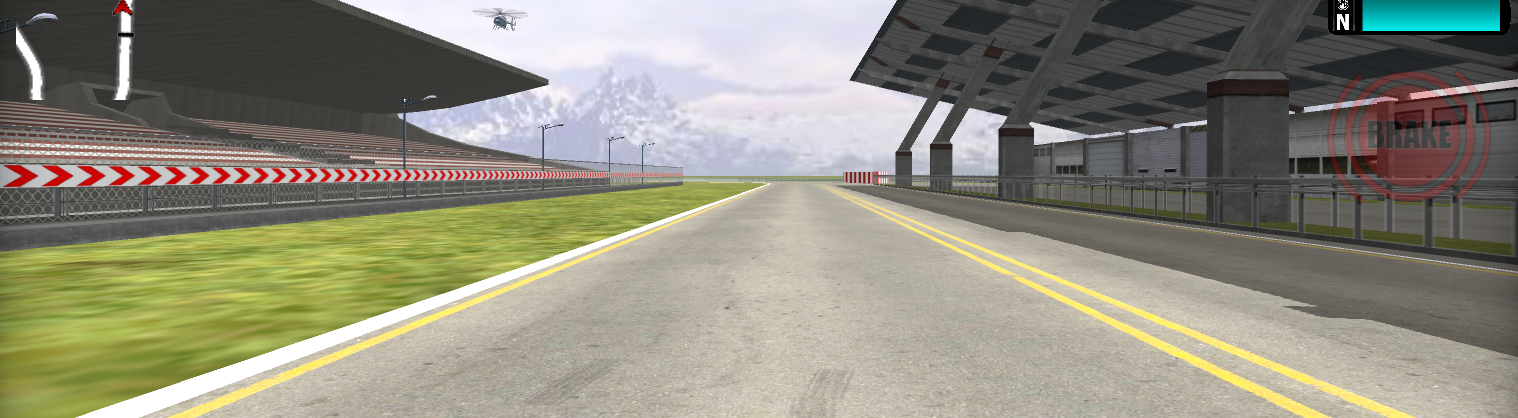
#> input picture Some basics/image/lane.png, 1518 x 418 px
$ jupyter execute 'Color and Gradient.ipynb'   (older library calls are emulated)
#> lines starting #> are read from the running program, lines starting #| are printed output that depends on the picture
[cell 1]
import numpy as np
import cv2
import matplotlib.pyplot as plt

[cell 2]
img = cv2.imread("image/lane.png")
#> img is the input picture: shape (418, 1518, 3); mean B, G, R 124.2, 140, 142.3
gray= cv2.cvtColor(img,cv2.COLOR_BGR2GRAY)
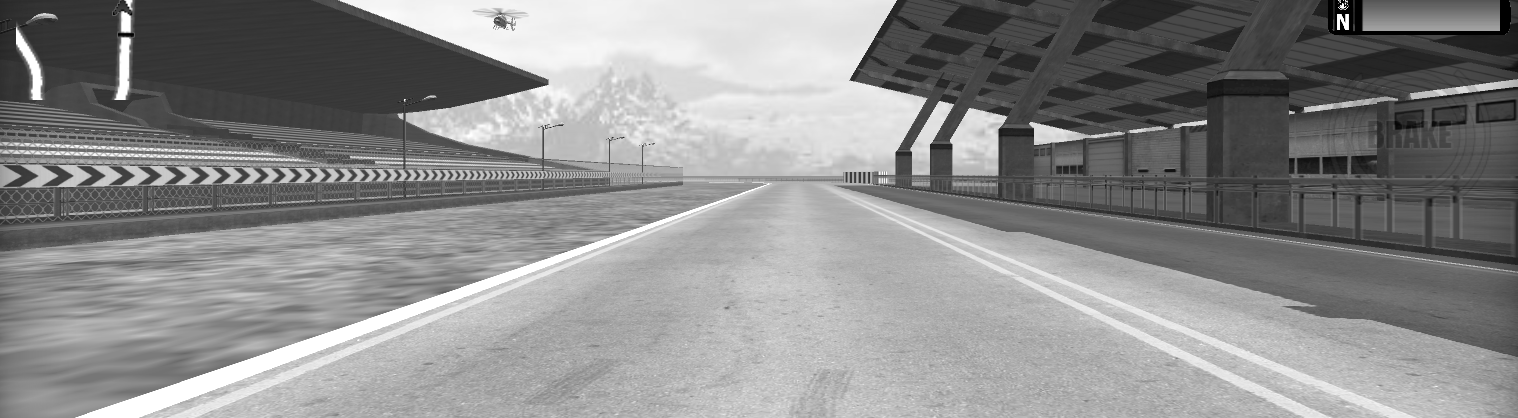
#> gray: shape (418, 1518); min 0, max 255, mean 138.9
hls =  cv2.cvtColor(img,cv2.COLOR_BGR2HLS)
#> hls: shape (418, 1518, 3); mean of channels 0, 1, 2 44.6, 133.9, 45.4

[cell 3]
plt.imshow(gray,cmap="gray")

[cell 4]
plt.imshow(hls)

[cell 5]
#sobelx
sobelx = cv2.Sobel(gray,cv2.CV_64F,1,0)
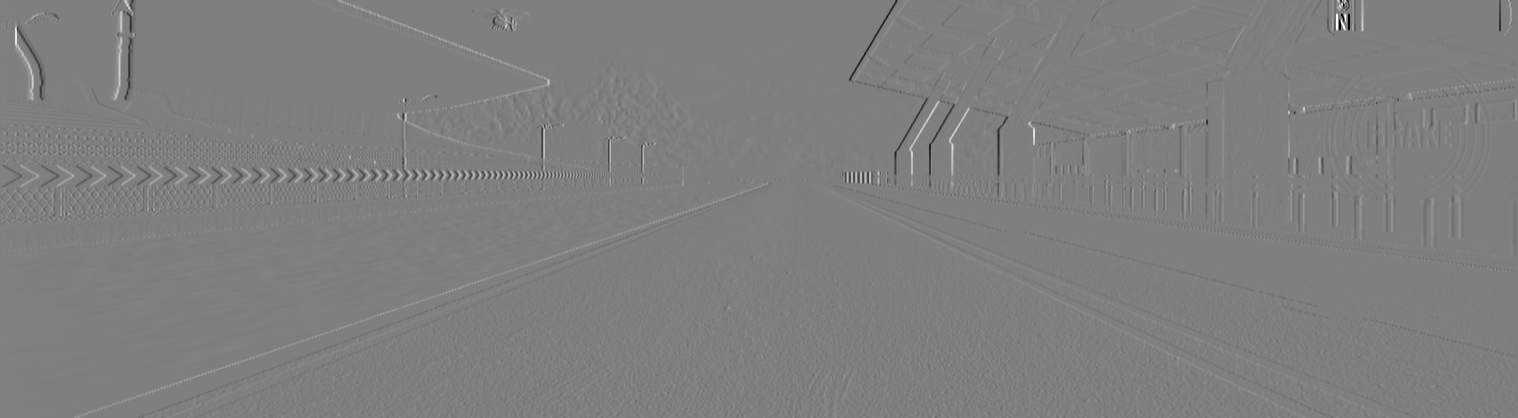
#> sobelx: shape (418, 1518) float64; min -1020, max 1020, mean -0.1; drawn with min black and max white
abs_sobelx = np.absolute(sobelx)
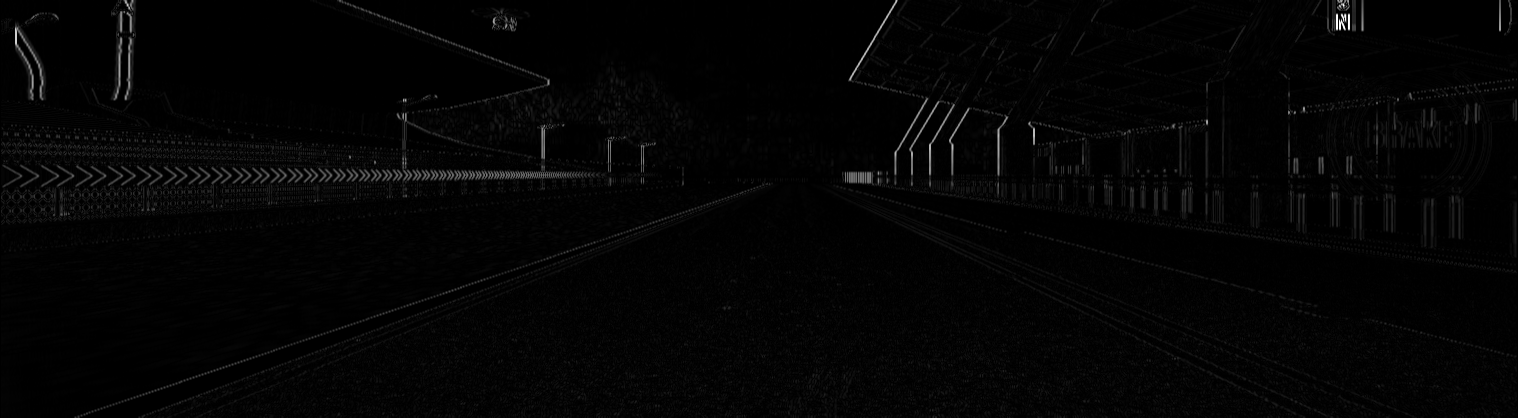
#> abs_sobelx: shape (418, 1518) float64; min 0, max 1020, mean 18; drawn with min black and max white
scaled_sobel = np.uint8(255*abs_sobelx/np.max(abs_sobelx))

[cell 6]
thresh = (20,100)
sxbinary = np.zeros_like(scaled_sobel)
sxbinary[(scaled_sobel  > thresh[0]) & (scaled_sobel <= thresh[1])] = 1

[cell 7]
plt.imshow(sxbinary,cmap="gray")
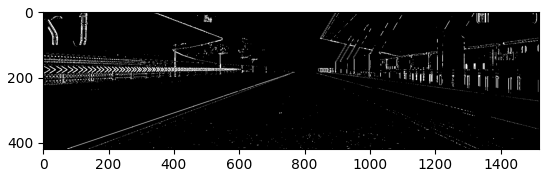
#> figure drawn by matplotlib, 1 panel

[cell 8]
s_channel = hls[:,:,2]
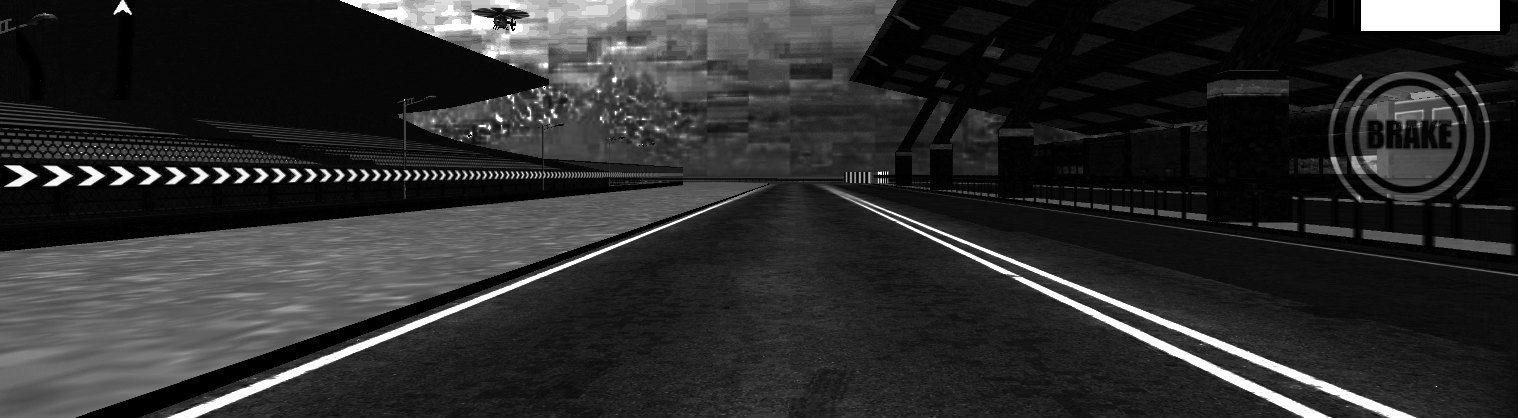
#> s_channel: shape (418, 1518); min 0, max 255, mean 45.4
s_thresh_min = 170
s_thresh_max = 255
s_binary = np.zeros_like(s_channel)
s_binary[(s_channel >= s_thresh_min) & (s_channel <= s_thresh_max)] = 1

[cell 9]
plt.imshow(s_binary,cmap="gray")
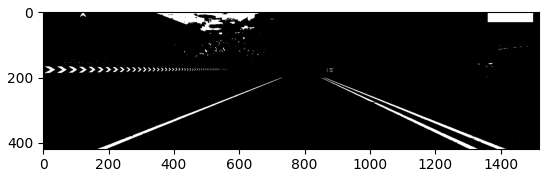
#> figure drawn by matplotlib, 1 panel

[cell 10]
color_binary = np.dstack(( np.zeros_like(sxbinary), sxbinary, s_binary)) * 255
plt.imshow(color_binary,cmap="gray")
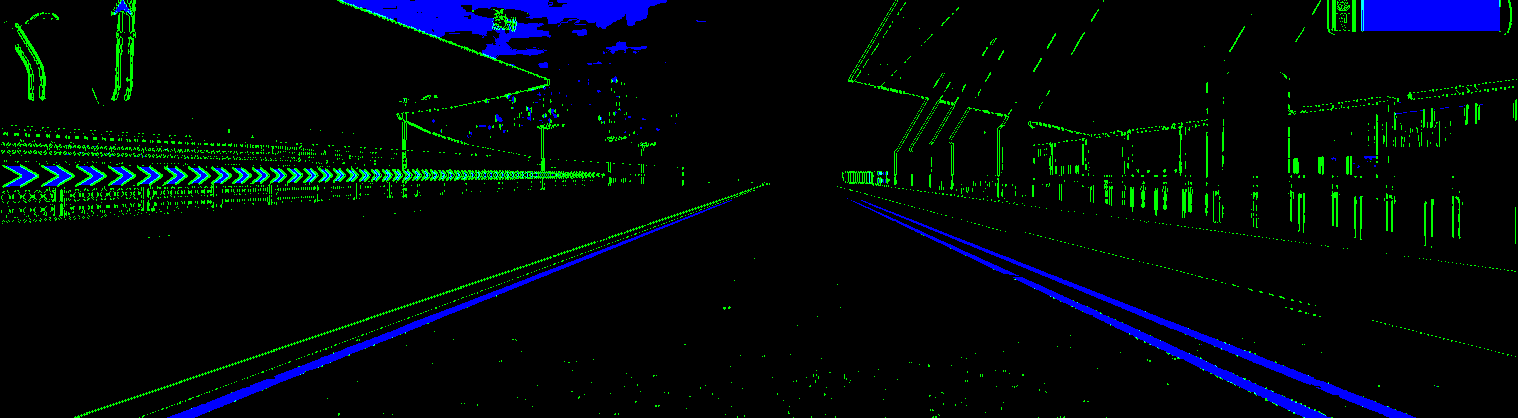
#> shown: shape (418, 1518, 3); mean R, G, B 0, 8.4, 10

[cell 11]
src = np.float32([[880,190],[1450,415],[60,415],[700,190]])
dst = np.float32([[1300,0],[1300,415],[200,415],[200,0]])
img_size = (img.shape[1],img.shape[0])
#> img_size = (1518, 418)
m = cv2.getPerspectiveTransform(src,dst)
hls_per = cv2.warpPerspective(hls,m,img_size,flags=cv2.INTER_LINEAR)
#> hls_per: shape (418, 1518, 3); mean of channels 0, 1, 2 23.2, 154.5, 51.7
plt.imshow(hls_per,cmap="gray")

[cell 12]
fig,ax = plt.subplots(3)
for i in range(3):
    ax[i].imshow(hls_per[:,:,i],cmap="gray")
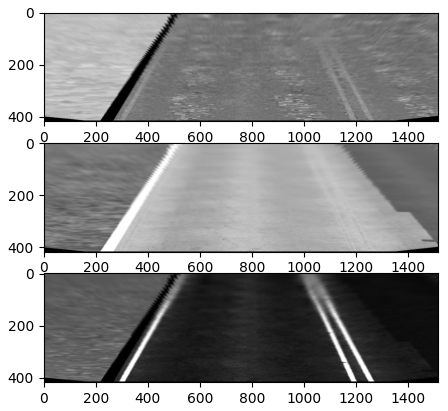
#> figure drawn by matplotlib, 3 panels

$ run again, with Some basics/image/img.jpg saved as Some basics/image/lane.png
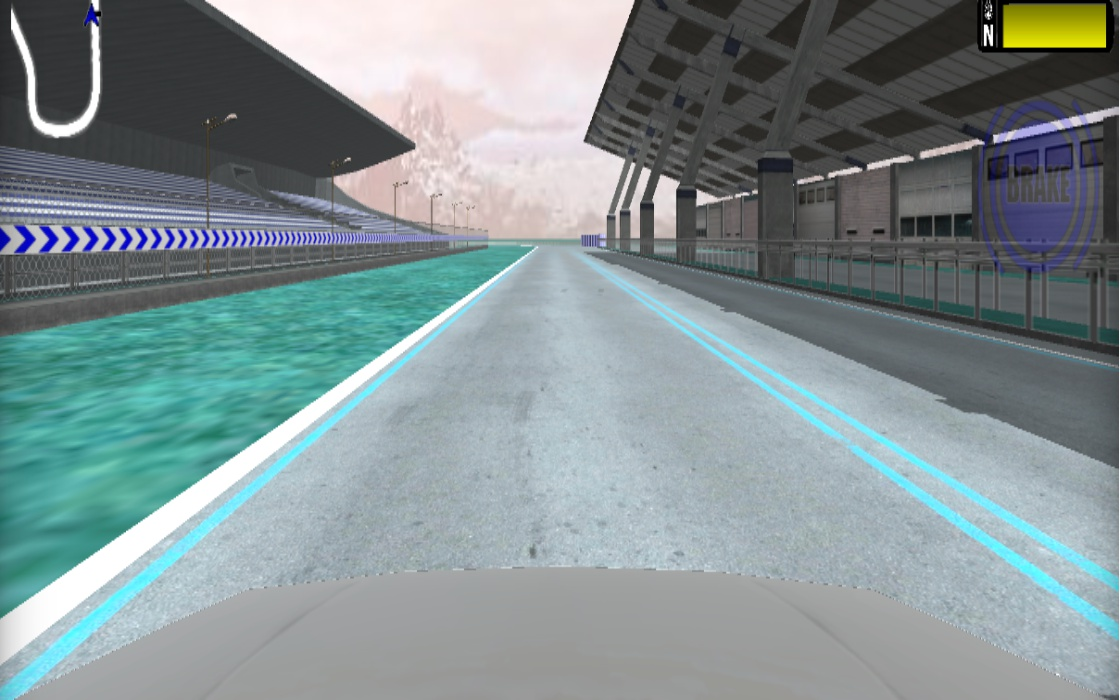
#> input picture Some basics/image/img.jpg, 1120 x 700 px
#> img is the input picture: shape (700, 1120, 3); mean B, G, R 146.8, 144.8, 130.1
#> hls: shape (700, 1120, 3); mean of channels 0, 1, 2 81.7, 139.1, 42.5
#> `[cell 10] color_binary = np.dstack(( np.zeros_like(sxbinary), sxbinary..`:
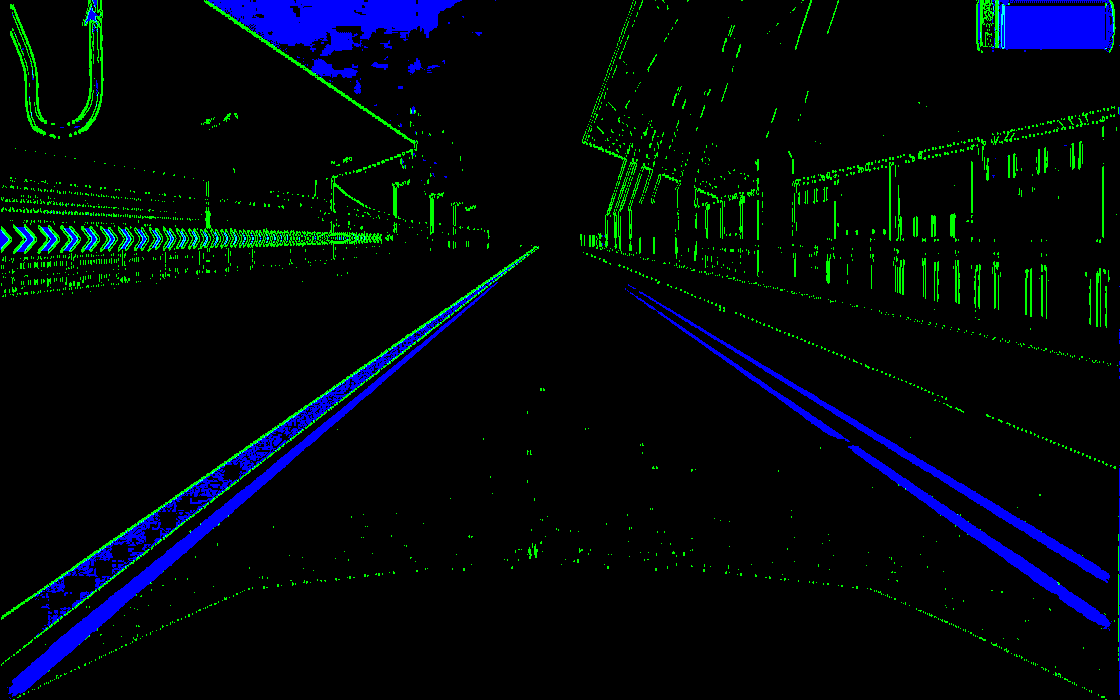
#> shown: shape (700, 1120, 3); mean R, G, B 0, 7.7, 11.6
#> hls_per: shape (700, 1120, 3); mean of channels 0, 1, 2 41.7, 79.7, 18.4
#> `[cell 12] fig,ax = plt.subplots(3) for i in range(3): ax[i].imshow(hls..`:
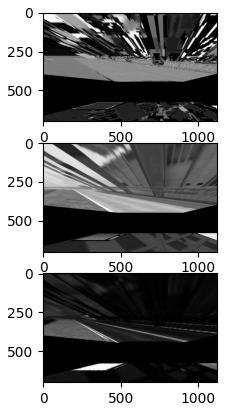
#> figure drawn by matplotlib, 3 panels
